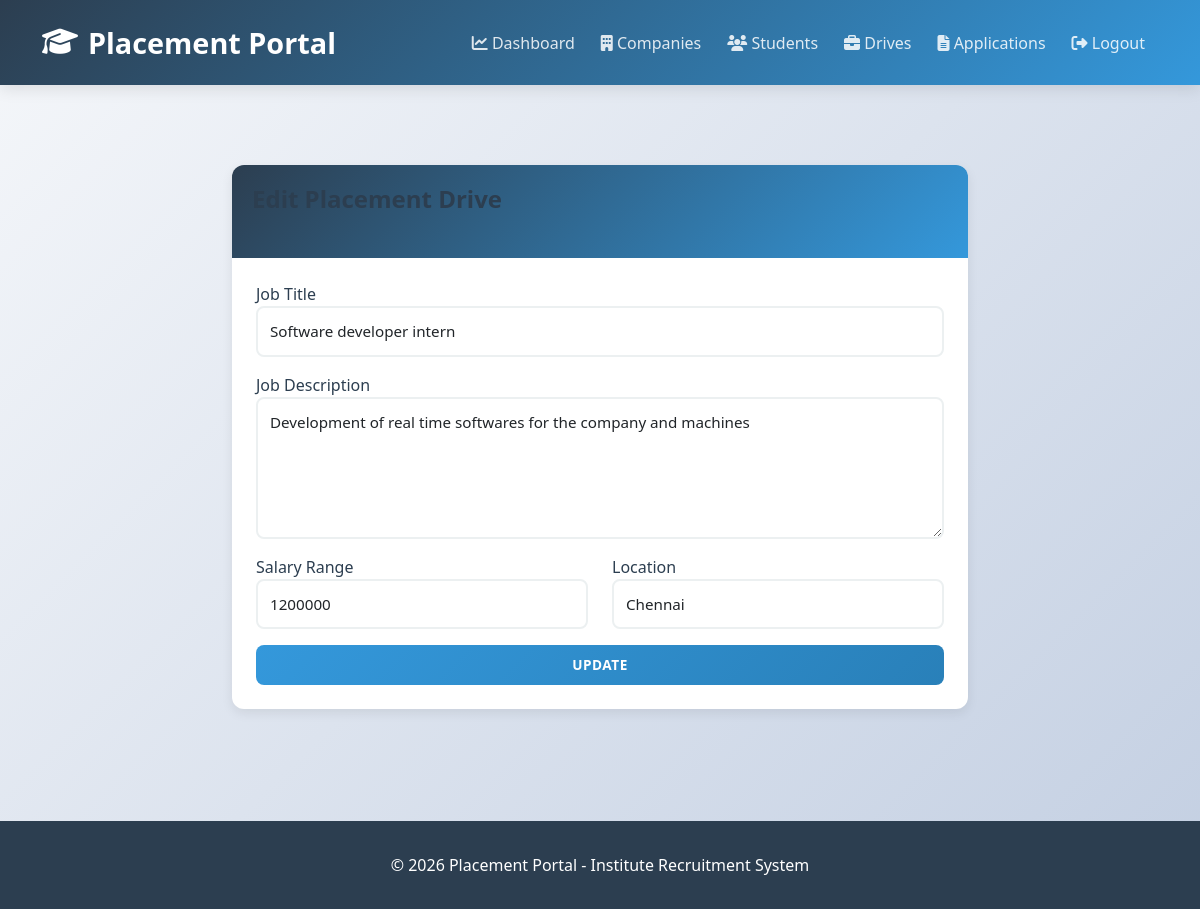
Page /company/drive/1/edit (signed in) on the committed database.
### app/models.py (models this page shows, shortened)
class PlacementDrive(db.Model):
    __tablename__ = 'placement_drive'
    id = db.Column(db.Integer, primary_key=True)
    company_id = db.Column(db.Integer, db.ForeignKey('company.id'), nullable=False)
    job_title = db.Column(db.String(100), nullable=False)
    job_description = db.Column(db.Text, nullable=False)
    eligibility_criteria = db.Column(db.Text)
    salary = db.Column(db.String(50))
    location = db.Column(db.String(100))
    job_type = db.Column(db.String(50))  # Full-time, Internship, etc.
    application_deadline = db.Column(db.Date, nullable=False)
    status = db.Column(db.String(20), default='Pending')  # Pending, Approved, Closed, Rejected
    total_positions = db.Column(db.Integer, default=1)
    created_at = db.Column(db.DateTime, default=datetime.utcnow)
    approved_at = db.Column(db.DateTime)
    applications = db.relationship('Application', backref='drive', lazy=True, cascade='all, delete-orphan')

### app/routes/company.py (the view)
@bp.route('/drive/<int:drive_id>/edit', methods=['GET', 'POST'])
@login_required
@company_required
def edit_drive(drive_id):
    company = Company.query.get(current_user.id)
    if not company:
        logout_user()
        return redirect(url_for('auth.login'))
    drive = PlacementDrive.query.get_or_404(drive_id)
    if drive.company_id != current_user.id:
        flash('Unauthorized access!', 'danger')
        return redirect(url_for('company.dashboard'))
    from app.forms import PlacementDriveForm
    form = PlacementDriveForm()
    if form.validate_on_submit():
        drive.job_title = form.job_title.data
        drive.job_description = form.job_description.data
        drive.eligibility_criteria = form.eligibility_criteria.data
        drive.salary = form.salary.data
        drive.location = form.location.data
        drive.job_type = form.job_type.data
        drive.total_positions = form.total_positions.data
        drive.application_deadline = form.application_deadline.data
        db.session.commit()
        flash('✓ Placement drive updated!', 'success')
        return redirect(url_for('company.dashboard'))
    elif request.method == 'GET':
        form.job_title.data = drive.job_title
        form.job_description.data = drive.job_description
        form.eligibility_criteria.data = drive.eligibility_criteria
        form.salary.data = drive.salary
        form.location.data = drive.location
        form.job_type.data = drive.job_type
        form.total_positions.data = drive.total_positions
        form.application_deadline.data = drive.application_deadline
    return render_template('company/edit_drive.html', form=form, drive=drive)

### app/forms.py
class PlacementDriveForm(FlaskForm):
    job_title = StringField('Job Title', validators=[DataRequired()])
    job_description = TextAreaField('Job Description', validators=[DataRequired()])
    eligibility_criteria = TextAreaField('Eligibility Criteria', validators=[Optional()])
    salary = StringField('Salary Range', validators=[Optional()])
    location = StringField('Location', validators=[Optional()])
    job_type = SelectField('Job Type', choices=[('Full-time', 'Full-time'), ('Internship', 'Internship'), ('Contract', 'Contract')])
    total_positions = IntegerField('Total Positions', validators=[DataRequired()])
    application_deadline = DateField('Application Deadline', validators=[DataRequired()])

### app/__init__.py (called while the page is built, shortened)
@login_manager.user_loader
def load_user(user_id):
    from .models import Admin, Company, Student
    try:
        user_id_int = int(user_id)
    except (ValueError, TypeError):
        return None
    user = Admin.query.get(user_id_int)
    if user:
        return user

### app/routes/company.py (called while the page is built)
def company_required(f):
    from functools import wraps
    @wraps(f)
    def decorated_function(*args, **kwargs):
        if not current_user.is_authenticated:
            flash('Please login first', 'warning')
            return redirect(url_for('auth.login'))
        try:
            user = Company.query.get(current_user.id)
            if not user:
                logout_user()
                flash('❌ Company access required! Please login as a company.', 'danger')
                return redirect(url_for('auth.login'))
        except:
            logout_user()
            flash('❌ Error accessing company. Please login again.', 'danger')
            return redirect(url_for('auth.login'))
        return f(*args, **kwargs)
    return decorated_function

### app/templates/company/edit_drive.html (shortened to what this page needs)
{% extends "layout.html" %}
{% block content %}
<div class="row justify-content-center">
    <div class="col-md-8">
        <div class="card mt-4">
            <div class="card-header bg-primary text-white">
                <h4>Edit Placement Drive</h4>
            </div>
            <div class="card-body">
                <form method="POST">
                    <div class="mb-3">
                        {{ form.job_title.label }}
                        {{ form.job_title(class="form-control") }}
                    </div>
                    <div class="mb-3">
                        {{ form.job_description.label }}
                        {{ form.job_description(class="form-control", rows="5") }}
                    </div>
                    <div class="row">
                        <div class="col-md-6 mb-3">
                            {{ form.salary.label }}
                            {{ form.salary(class="form-control") }}
                        </div>
                        <div class="col-md-6 mb-3">
                            {{ form.location.label }}
                            {{ form.location(class="form-control") }}
                        </div>
                    </div>
                    <button type="submit" class="btn btn-primary w-100">Update</button>
                </form>
            </div>
        </div>
    </div>
</div>
{% endblock %}

### app/templates/layout.html (style rules this page uses)
:root { --primary-color: #2c3e50; --secondary-color: #3498db; --success-color: #27ae60; --danger-color: #e74c3c; --warning-color: #f39c12; --info-color: #16a085; --light-bg: #ecf0f1; --border-radius: 12px; }
* { margin: 0; padding: 0; box-sizing: border-box; }
body { background: linear-gradient(135deg, #f5f7fa 0%, #c3cfe2 100%); font-family: 'Segoe UI', Tahoma, Geneva, Verdana, sans-serif; min-height: 100vh; color: var(--primary-color); }
h2, h3, h4, h5 { color: var(--primary-color); font-weight: 700; margin-bottom: 1.5rem; }
.card { border: none; border-radius: var(--border-radius); box-shadow: 0 4px 12px rgba(0, 0, 0, 0.08); margin-bottom: 2rem; transition: all 0.3s ease; overflow: hidden; }
.card-header { background: linear-gradient(135deg, var(--primary-color), var(--secondary-color)); border: none; color: white; font-weight: 600; padding: 1.25rem; font-size: 1.1rem; }
.card-body { padding: 1.5rem; }
.btn { border: none; border-radius: 8px; font-weight: 600; padding: 0.6rem 1.2rem; transition: all 0.3s ease; text-transform: uppercase; font-size: 0.85rem; letter-spacing: 0.5px; cursor: pointer; }
.btn-primary { background: linear-gradient(135deg, #3498db, #2980b9); }
.form-control, .form-select { border: 2px solid #ecf0f1; border-radius: 8px; padding: 0.75rem; transition: all 0.3s ease; font-size: 0.95rem; }
.card { animation: fadeIn 0.3s ease-out; }

### rows in the picture
PlacementDrive: job_title "Software developer intern", job_description "Development of real time softwares for the company and machines", salary "1200000", location "Chennai"
